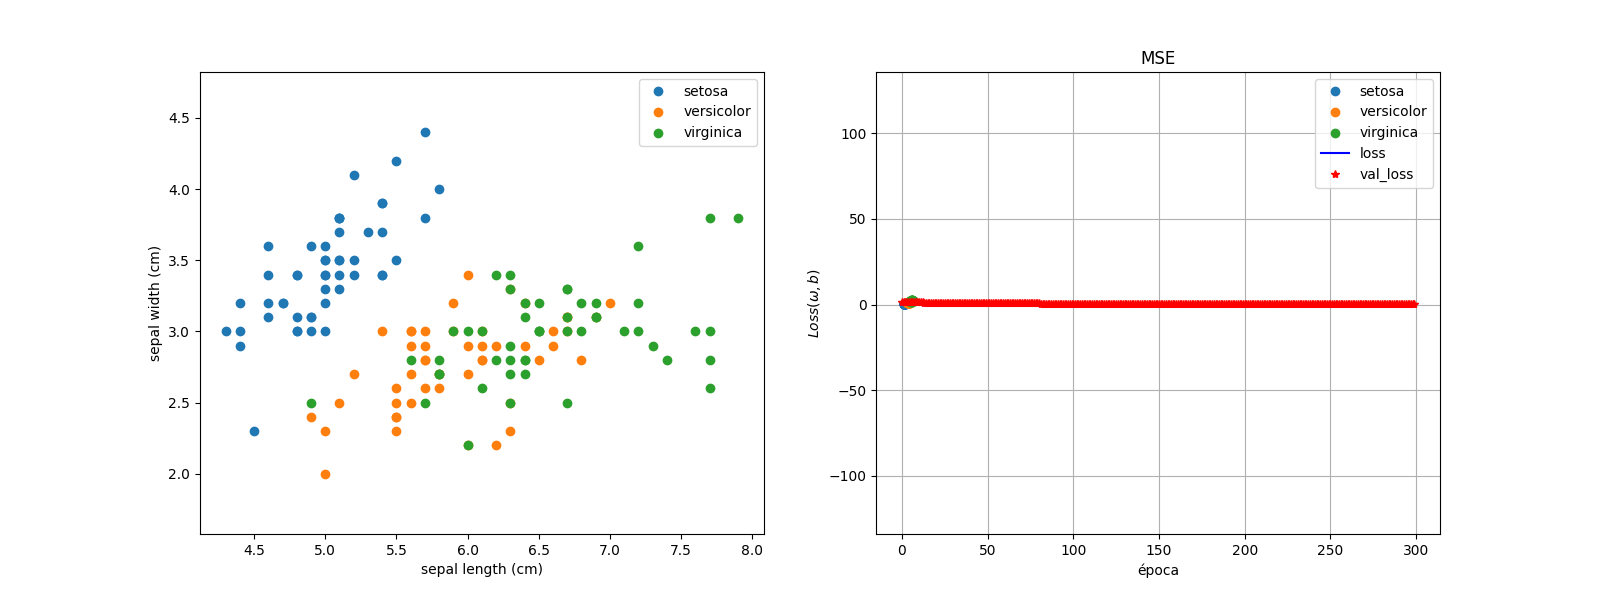

Recreate this plot in Python.
# -*- coding: utf-8 -*-
"""Clasificación Flores_Iris.ipynb"""

import numpy as np
import pandas as pd
import scipy as sc
import matplotlib.pyplot as plt

from sklearn.datasets import make_circles

import keras
from keras.utils import to_categorical
from keras.models import Sequential
from keras.layers import Dense

from sklearn.preprocessing import LabelEncoder
from sklearn.preprocessing import StandardScaler

"""##Binary Cross Entropy Loss"""

import numpy as np
import pandas as pd
import matplotlib.pyplot as plt

import keras
from keras.models import Sequential
from keras.layers import Dense,Input
from keras.utils import to_categorical

import sklearn
from sklearn import datasets
from sklearn.model_selection import train_test_split
from sklearn.metrics import confusion_matrix
from sklearn.preprocessing import OneHotEncoder

"""##Dataset"""

iris = datasets.load_iris()

iris

X = iris.data
y = iris.target

names = iris['target_names']
feature_names = iris['feature_names']

feature_names

# One hot encoding
enc = OneHotEncoder()
Y = enc.fit_transform(y[:, np.newaxis]).toarray()

X.shape, Y.shape

X_train, X_test, y_train, y_test = train_test_split(X, Y, test_size=0.2, random_state=10)

X_train.shape, X_test.shape

# Visualize the data sets
plt.figure(figsize=(16, 6))
plt.subplot(1, 2, 1)
for target, target_name in enumerate(names):
    X_plot = X[y == target]
    plt.plot(X_plot[:, 0], X_plot[:, 1], linestyle='none', marker='o', label=target_name)
plt.xlabel(feature_names[0])
plt.ylabel(feature_names[1])
plt.axis('equal')
plt.legend();

plt.subplot(1, 2, 2)
for target, target_name in enumerate(names):
    X_plot = X[y == target]
    plt.plot(X_plot[:, 2], X_plot[:, 3], linestyle='none', marker='o', label=target_name)
plt.xlabel(feature_names[2])
plt.ylabel(feature_names[3])
plt.axis('equal')
plt.legend();

"""##Modelo"""

classifier = Sequential()
classifier.add(Input(shape=(X_train.shape[1],)))
classifier.add(Dense(8, activation = 'relu'))

#output layer with 1 output neuron which will predict 1 or 0
classifier.add( Dense( 3, activation = 'softmax' ) )

classifier.compile(optimizer = 'adam', loss = 'categorical_crossentropy',metrics=['accuracy'])

"""###Entrenamiento"""

# Commented out IPython magic to ensure Python compatibility.
historial = classifier.fit(X_train, y_train, validation_split=0.2, epochs = 300, verbose = 0)

score = classifier.evaluate(X_test, y_test, verbose=0)
score

plt.plot(historial.epoch,historial.history['loss'], 'b',label="loss")
plt.plot(historial.epoch,historial.history['val_loss'], '*r',label="val_loss")
plt.title(u'MSE')
plt.xlabel(u'época')
plt.ylabel(r'$Loss(\omega, b)$')
plt.legend(loc='upper right')
plt.ylim([np.min(historial.history['loss'])-0.1,np.max(historial.history['loss'])+0.1])
plt.grid(True)
plt.savefig('iris.png')
plt.show()

prediccion = classifier.predict(X_test)

y_pred = np.argmax(prediccion, axis=1)

from sklearn.metrics import confusion_matrix, ConfusionMatrixDisplay

con = confusion_matrix( np.argmax(y_test, axis=1) , y_pred )

disp = ConfusionMatrixDisplay( confusion_matrix = con,  display_labels = iris.target_names  ).plot()
plt.show()

print('.py finished running')